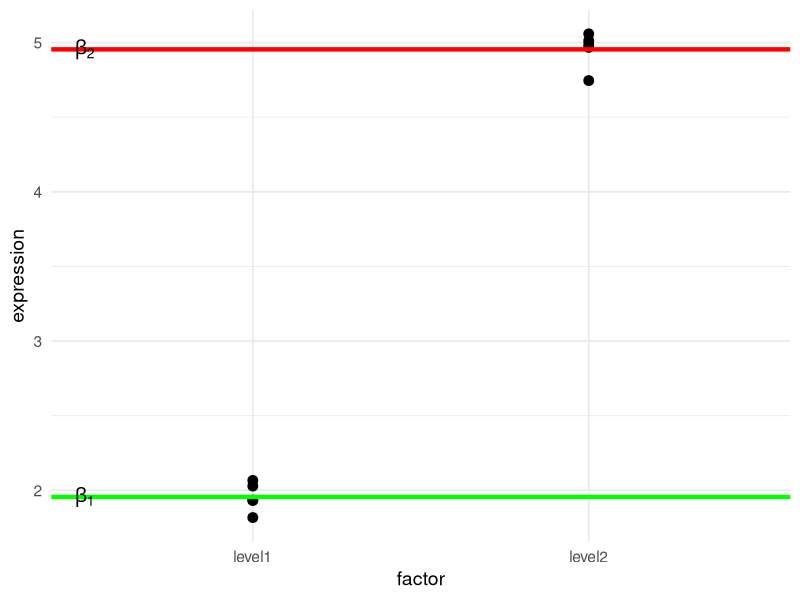

The R script that drew this image:
# Load necessary library
library(ggplot2)

# Create sample data
data <- data.frame(
  genotype = rep(c("level1", "level2"), each = 5),
  expression = c(rnorm(5, mean = 2, sd = 0.1), rnorm(5, mean = 5, sd = 0.1))
)

# Define beta coefficients
beta_1 <- mean(data$expression[data$genotype == "level1"])
beta_2 <- mean(data$expression[data$genotype == "level2"])

# Create the plot
ggplot(data, aes(x = genotype, y = expression)) +
  geom_point(size = 3, color = "black") +  # Plot points
  geom_hline(yintercept = beta_1, color = "green", size = 1.5) +  # β₀ line
  geom_hline(yintercept = beta_2, color = "red", size = 1.5) +  # β₁ line
  labs(x = "factor", y = "expression") +
  theme_minimal(base_size = 14) +
  annotate("text", x = 0.5, y = beta_1, label = expression(beta[1]), color = "black", parse = TRUE, size = 5) +
  annotate("text", x = 0.5, y = beta_2, label = expression(beta[2]), color = "black", parse = TRUE, size = 5)
